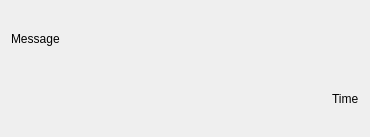
<?xml version="1.0" encoding="UTF-8"?>
<ui version="4.0">
 <class>ChatMessageInfo</class>
 <widget class="QWidget" name="ChatMessageInfo">
  <property name="geometry">
   <rect>
    <x>0</x>
    <y>0</y>
    <width>370</width>
    <height>137</height>
   </rect>
  </property>
  <property name="windowTitle">
   <string>Form</string>
  </property>
  <layout class="QVBoxLayout" name="verticalLayout">
   <item>
    <widget class="QLabel" name="labelMessage">
     <property name="text">
      <string>Message</string>
     </property>
    </widget>
   </item>
   <item alignment="Qt::AlignRight">
    <widget class="QLabel" name="labelTime">
     <property name="text">
      <string>Time</string>
     </property>
    </widget>
   </item>
  </layout>
 </widget>
 <resources/>
 <connections/>
</ui>
